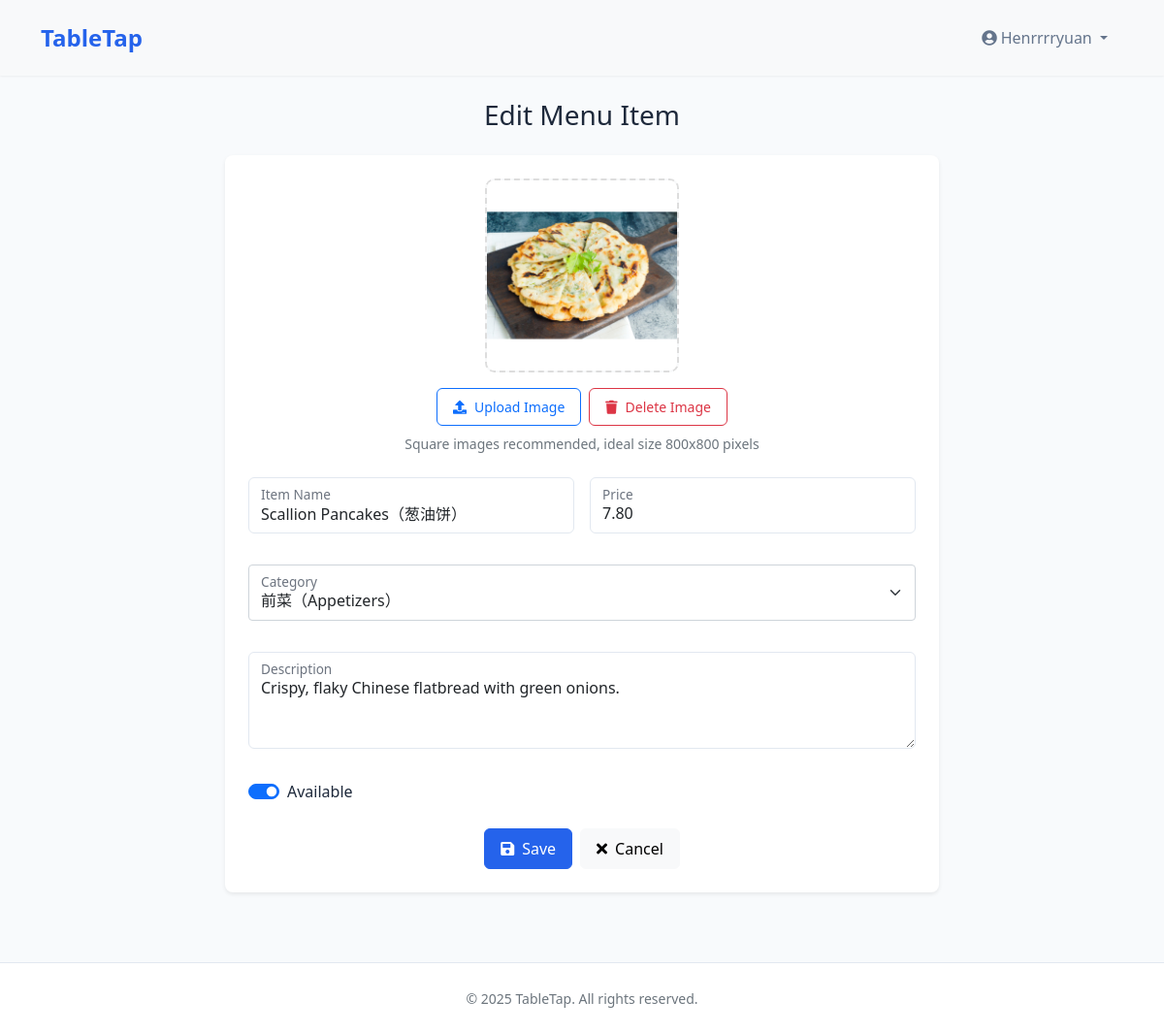
/menu-items/15/edit/ (signed in), run on the app's committed database.
### core/models.py (models this page shows, shortened)
class MenuItem(models.Model):
    menu = models.ForeignKey(Menu, on_delete=models.CASCADE, related_name='items')
    category = models.ForeignKey(Category, on_delete=models.SET_NULL, null=True, related_name='items')
    name = models.CharField(max_length=100)
    description = models.TextField()
    price = models.DecimalField(max_digits=10, decimal_places=2)
    image = models.ImageField(upload_to='menu_items/', blank=True, null=True)
    is_available = models.BooleanField(default=True)
    created_at = models.DateTimeField(auto_now_add=True)
    updated_at = models.DateTimeField(auto_now=True)

### core/views.py (the view, shortened to what this page needs)
# urls.py: path('menu-items/<int:pk>/edit/', views.menu_item_edit, name='menu_item_edit'),
@admin_required #编辑菜品
def menu_item_edit(request, pk):
    item = get_object_or_404(MenuItem, pk=pk)
    categories = Category.objects.all()
    return render(request, 'core/menu_item_form.html', {
        'item': item,
        'categories': categories,
        'selected_category': item.category
    })

### core/templates/core/menu_item_form.html (shortened to what this page needs)
{% extends "core/base.html" %}
{% load static %}
{% block extra_head %}
<link href="{% static 'css/menu_item_form.css' %}" rel="stylesheet">
{% endblock %}
{% block content %}
<div class="container py-4">
    <div class="row mb-4">
        <div class="col-lg-8 mx-auto">
            <h1 class="h3 mb-0 text-center">
                {% if item %}
                    Edit Menu Item
                {% else %}
                    Add New Menu Item
                {% endif %}
            </h1>
        </div>
    </div>
    <div class="row justify-content-center">
        <div class="col-lg-8">
            <div class="card border-0 shadow-sm">
                <div class="card-body p-4">
                    <form method="post" enctype="multipart/form-data" id="menuItemForm" class="needs-validation" novalidate>
                        <div class="text-center mb-4">
                            <div class="image-preview-container mb-3">
                                <div class="image-preview" id="imagePreview">
                                    {% if item.image %}
                                        <img src="/tabletap{{ item.image.url }}" alt="Current item image" class="preview-image">
                                    {% else %}
                                        <i class="fas fa-image fa-3x text-muted"></i>
                                        <p class="mt-2 text-muted small">No image yet</p>
                                    {% endif %}
                                </div>
                            </div>
                            <div class="d-flex justify-content-center gap-2">
                                <label class="btn btn-outline-primary btn-sm">
                                    <i class="fas fa-upload me-2"></i>Upload Image
                                </label>
                                {% if item.image %}
                                <button type="button" class="btn btn-outline-danger btn-sm" onclick="deleteImage()">
                                    <i class="fas fa-trash me-2"></i>Delete Image
                                </button>
                                {% endif %}
                            </div>
                            <div class="text-muted small mt-2">
                                Square images recommended, ideal size 800x800 pixels
                            </div>
                        </div>
                        <div class="row g-3">
                            <div class="col-md-6">
                                <div class="form-floating mb-3">
                                    <input type="text"
                                           class="form-control"
                                           id="name"
                                           name="name"
                                           value="{{ item.name|default:'' }}"
                                           required
                                           placeholder="Enter item name">
                                    <label for="name">Item Name</label>
                                </div>
                            </div>
                            <div class="col-md-6">
                                <div class="form-floating mb-3">
                                    <input type="number"
                                           class="form-control"
                                           id="price"
                                           name="price"
                                           value="{{ item.price|default:'' }}"
                                           required
                                           step="0.01"
                                           min="0"
                                           placeholder="Enter price">
                                    <label for="price">Price</label>
                                </div>
                            </div>
                            <div class="col-12">
                                <div class="form-floating mb-3">
                                    <select class="form-select" id="category" name="category" required>
                                        {% for category in categories %}
                                            <option value="{{ category.id }}"
                                                {% if selected_category.id == category.id %}selected{% endif %}>
                                                {{ category.name }}
                                            </option>
                                        {% endfor %}
                                    </select>
                                    <label for="category">Category</label>
                                </div>
                            </div>
                            <div class="col-12">
                                <div class="form-floating mb-3">
                                    <textarea class="form-control"
                                              id="description"
                                              name="description"
                                              style="height: 100px"
                                              required
                                              placeholder="Enter description">{{ item.description|default:'' }}</textarea>
                                    <label for="description">Description</label>
                                </div>
                            </div>
                            {% if item %}
                            <div class="col-12">
                                <div class="form-check form-switch">
                                    <input class="form-check-input"
                                           type="checkbox"
                                           id="is_available"
                                           name="is_available"
                                           {% if item.is_available %}checked{% endif %}>
                                    <label class="form-check-label" for="is_available">Available</label>
                                </div>
                            </div>
                            {% endif %}
                        </div>
                        <div class="d-flex justify-content-center gap-2 mt-4">
                            <button type="submit" class="btn btn-primary">
                                <i class="fas fa-save me-2"></i>Save
                            </button>
                            <a href="{% url 'menu_item_list' %}" class="btn btn-light">
                                <i class="fas fa-times me-2"></i>Cancel
                            </a>
                        </div>
                    </form>
                </div>
            </div>
        </div>
    </div>
</div>
{% endblock %}

### core/templates/core/base.html (shortened to what this page needs)
{% load static %}
<!DOCTYPE html>
<html lang="en">
<head>
    <link href="https://cdn.jsdelivr.net/npm/bootstrap@5.1.3/dist/css/bootstrap.min.css" rel="stylesheet">
    <link href="https://cdnjs.cloudflare.com/ajax/libs/font-awesome/5.15.4/css/all.min.css" rel="stylesheet">
    <link href="{% static 'css/base.css' %}" rel="stylesheet">
    {% block extra_head %}{% endblock %}
</head>
<body>
    <nav class="navbar navbar-expand-lg navbar-light bg-light">
        <div class="container">
            <a class="navbar-brand" href="{% url 'logout' %}">TableTap</a>
            <div class="collapse navbar-collapse" id="navbarNav">
                <ul class="navbar-nav">
                    {% if user.is_authenticated %}
                        <li class="nav-item dropdown">
                            <a class="nav-link dropdown-toggle" href="#" id="navbarDropdown" role="button" data-bs-toggle="dropdown">
                                <i class="fas fa-user-circle me-1"></i>{{ user.username }}
                            </a>
                        </li>
                    {% endif %}
                </ul>
            </div>
        </div>
    </nav>
    {% block content %}{% endblock %}
    <footer class="footer">
        <div class="container text-center">
            <p class="text-muted mb-0">
                <small>© {% now "Y" %} TableTap. All rights reserved.</small>
            </p>
        </div>
    </footer>
</body>
</html>

### static/css/base.css (style rules this page uses)
:root { --primary-color: #2563eb; --primary-dark: #1d4ed8; --primary-light: #60a5fa; --secondary-color: #475569; --accent-color: #f59e0b; --text-primary: #1e293b; --text-secondary: #64748b; --text-light: #94a3b8; --bg-primary: #ffffff; --bg-secondary: #f8fafc; --bg-accent: #f1f5f9; --border-color: #e2e8f0; --shadow-sm: 0 1px 2px 0 rgba(0, 0, 0, 0.05); --shadow-md: 0 4px 6px -1px rgba(0, 0, 0, 0.1); --shadow-lg: 0 10px 15px -3px rgba(0, 0, 0, 0.1); --border-radius-sm: 0.25rem; --border-radius-md: 0.375rem; --border-radius-lg: 0.5rem; --spacing-xs: 0.5rem; --spacing-sm: 1rem; --spacing-md: 1.5rem; --spacing-lg: 2rem; --spacing-xl: 3rem; --font-family: system-ui, -apple-system, 'Segoe UI', Roboto, 'Helvetica Neue', Arial, sans-serif; }
body { font-family: var(--font-family); color: var(--text-primary); background-color: var(--bg-secondary); line-height: 1.5; margin: 0; padding: 0; }
.navbar { background-color: var(--bg-primary); box-shadow: var(--shadow-sm); padding: var(--spacing-sm) 0; position: sticky; top: 0; z-index: 1000; }
.navbar-brand { color: var(--primary-color) !important; font-size: 1.5rem; font-weight: 600; text-decoration: none; transition: color 0.2s ease; }
.nav-link { color: var(--text-secondary) !important; font-weight: 500; padding: var(--spacing-xs) var(--spacing-sm) !important; border-radius: var(--border-radius-md); transition: all 0.2s ease; }
.card { background-color: var(--bg-primary); border-radius: var(--border-radius-lg); border: 1px solid var(--border-color); box-shadow: var(--shadow-sm); transition: transform 0.2s ease, box-shadow 0.2s ease; }
.btn { padding: 0.5rem 1rem; border-radius: var(--border-radius-md); font-weight: 500; transition: all 0.2s ease; }
.btn-primary { background-color: var(--primary-color); border-color: var(--primary-color); color: white; }
.form-control { border-radius: var(--border-radius-md); border: 1px solid var(--border-color); padding: 0.5rem 0.75rem; transition: border-color 0.2s ease, box-shadow 0.2s ease; }
.footer { background-color: var(--bg-primary); border-top: 1px solid var(--border-color); padding: var(--spacing-md) 0; margin-top: var(--spacing-xl); }

### static/css/menu_item_form.css (style rules this page uses)
.image-preview-container { width: 200px; height: 200px; margin: 0 auto; border: 2px dashed #ddd; border-radius: 10px; overflow: hidden; display: flex; align-items: center; justify-content: center; background-color: #f8f9fa; transition: all 0.3s ease; }
.image-preview { width: 100%; height: 100%; display: flex; flex-direction: column; align-items: center; justify-content: center; }
.preview-image { max-width: 100%; max-height: 100%; object-fit: contain; }
.form-floating > .form-control::placeholder { color: transparent; }

### data on the page
MenuItem: image (picture), name "Scallion Pancakes（葱油饼）", price "7.80", description "Crispy, flaky Chinese flatbread with green onions.", is_available "☑"

### other printed values
{{ user.username }} "Henrrrryuan"
form field category "前菜（Appetizers）"
